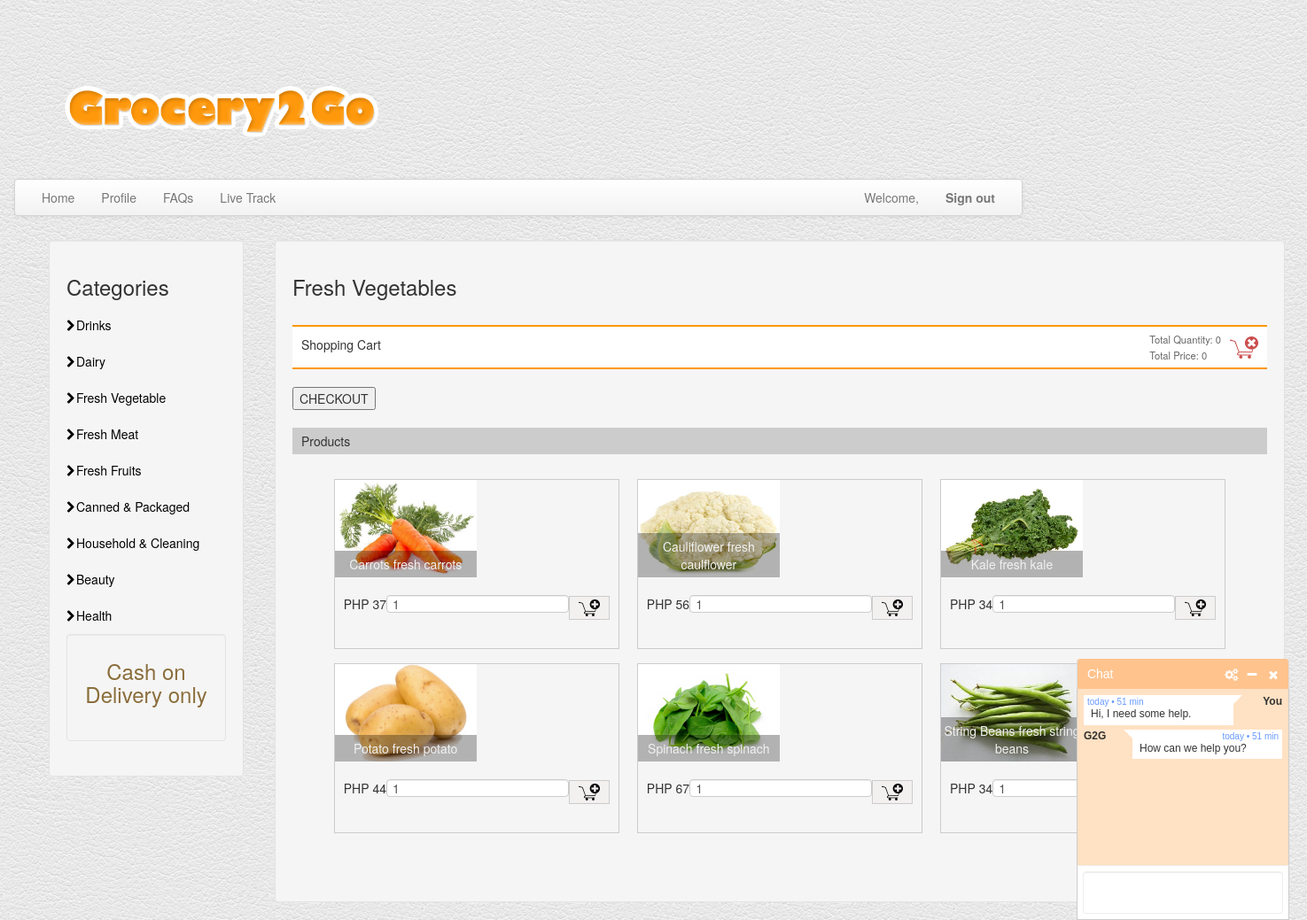
Page /shop-cart/r-freshvegg.php on the committed database.
### tables this page shows
CREATE TABLE `tbl_product` (
  `id` int(8) NOT NULL,
  `name` varchar(255) NOT NULL,
  `itm_descrip` varchar(250) NOT NULL,
  `code` varchar(255) NOT NULL,
  `image` text NOT NULL,
  `price` double(10,2) NOT NULL,
  `gm_id` int(11) NOT NULL,
  `categ_id` int(11) NOT NULL
);

### shop-cart/ShoppingCart.php (called while the page is built, shortened)
<?php
require_once "DBController.php";
class ShoppingCart extends DBController
{
    function getAllProduct()
    {
        $query = "SELECT * FROM tbl_product";
        $productResult = $this->getDBResult($query);
        return $productResult;
    }
}

### shop-cart/DBController.php (called while the page is built, shortened)
<?php
class DBController
{
    private $host = "localhost";
    private $user = "root";
    private $password = "";
    private $database = "grocery2go";
    private static $conn;
    function __construct()
    {
        $this->conn = mysqli_connect($this->host, $this->user, $this->password, $this->database);
    }
    function getDBResult($query, $params = array())
    {
        $sql_statement = $this->conn->prepare($query);
        $sql_statement->execute();
        $result = $sql_statement->get_result();
        if ($result->num_rows > 0) {
            while ($row = $result->fetch_assoc()) {
                $resultset[] = $row;
            }
        }
        if (! empty($resultset)) {
            return $resultset;
        }
    }
}

### shop-cart/r-freshvegg-list.php (the view)
<div id="product-grid">
    <div class="txt-heading">
        <div class="txt-heading-label">Products</div>
    </div>
    <?php
    $query = "SELECT * FROM rustans_product";
    $product_array = $shoppingCart->getAllProduct($query);
    if (! empty($product_array)) {
        foreach ($product_array as $key => $value) {
          if ($product_array[$key]["categ_id"] == 3  && $product_array[$key]["gm_id"] == 1) {
            ?>
        <div class="product-item">
        <form method="post"
            action="r-freshvegg.php?action=add&code=<?php echo $product_array[$key]["code"]; ?>">
            <div class="product-image">
                <img src="<?php echo $product_array[$key]["image"]; ?>">
                <div class="product-title">
                    <?php echo $product_array[$key]["name"]; ?>
                    <?php echo $product_array[$key]["itm_descrip"]; ?>
                </div>
            </div>
            <div class="product-footer">
                <div class="float-right">
                    <input type="text" name="quantity" value="1"
                        size="2" class="input-cart-quantity" /><input type="image"
                        src="add-to-cart.png" class="btnAddAction" />
                </div>
                <div class="product-price float-left" id="product-price-<?php echo $product_array[$key]["code"]; ?>"><?php echo "PHP ".$product_array[$key]["price"]; ?></div>
            </div>
        </form>
    </div>
    <?php }
        }
    }
    ?>
</div>

### shop-cart/style.css (style rules this page uses)
body { background:url(assets/img/white_leather.png) repeat 0 0; }

### shop-cart/style1.css (style rules this page uses)
body { max-width: 550px; margin: 0; font-family: Arial, Helvetica, sans-serif; }
.txt-heading { margin: 20px 0px; text-align: left; background: #cccccc; padding: 5px 10px; overflow: auto; }
.txt-heading-label { display: inline-block; }
.btnAddAction { padding: 3px 10px; cursor: pointer; border: #CCC 1px solid; background: #f3f0f0; }
#product-grid { margin-bottom: 30px; text-align: center; padding-bottom: 20px; }
.product-item { display: inline-block; margin: 8px; border: #CCC 1px solid; }
.product-title { position: absolute; bottom: 0px; background: rgba(0, 0, 0, 0.3); width: 100%; padding: 5px 0px; color: #f1f1f1; }
.product-image { height: 110px; width:160px; position:relative; }
.product-image img { width:100%; height: 110px; }
.product-footer { padding: 20px 10px 10px; overflow: auto; }
.float-left { float:left; }
.float-right { float:right; }
.input-cart-quantity { padding: 6px; margin: 0; vertical-align: top; border: #CCC 1px solid; border-right: 0px; }

### rows in the picture
tbl_product: shows a picture, name "Carrots", itm_descrip "fresh carrots", price "37"
tbl_product: shows a picture, name "Cauliflower", itm_descrip "fresh caulflower", price "56"
tbl_product: shows a picture, name "Kale", itm_descrip "fresh kale", price "34"
tbl_product: shows a picture, name "Potato", itm_descrip "fresh potato", price "44"
tbl_product: shows a picture, name "Spinach", itm_descrip "fresh spinach", price "67"
tbl_product: shows a picture, name "String Beans", itm_descrip "fresh string beans", price "34"

### other values in the picture
$item_quantity "0"
$item_price "0"
